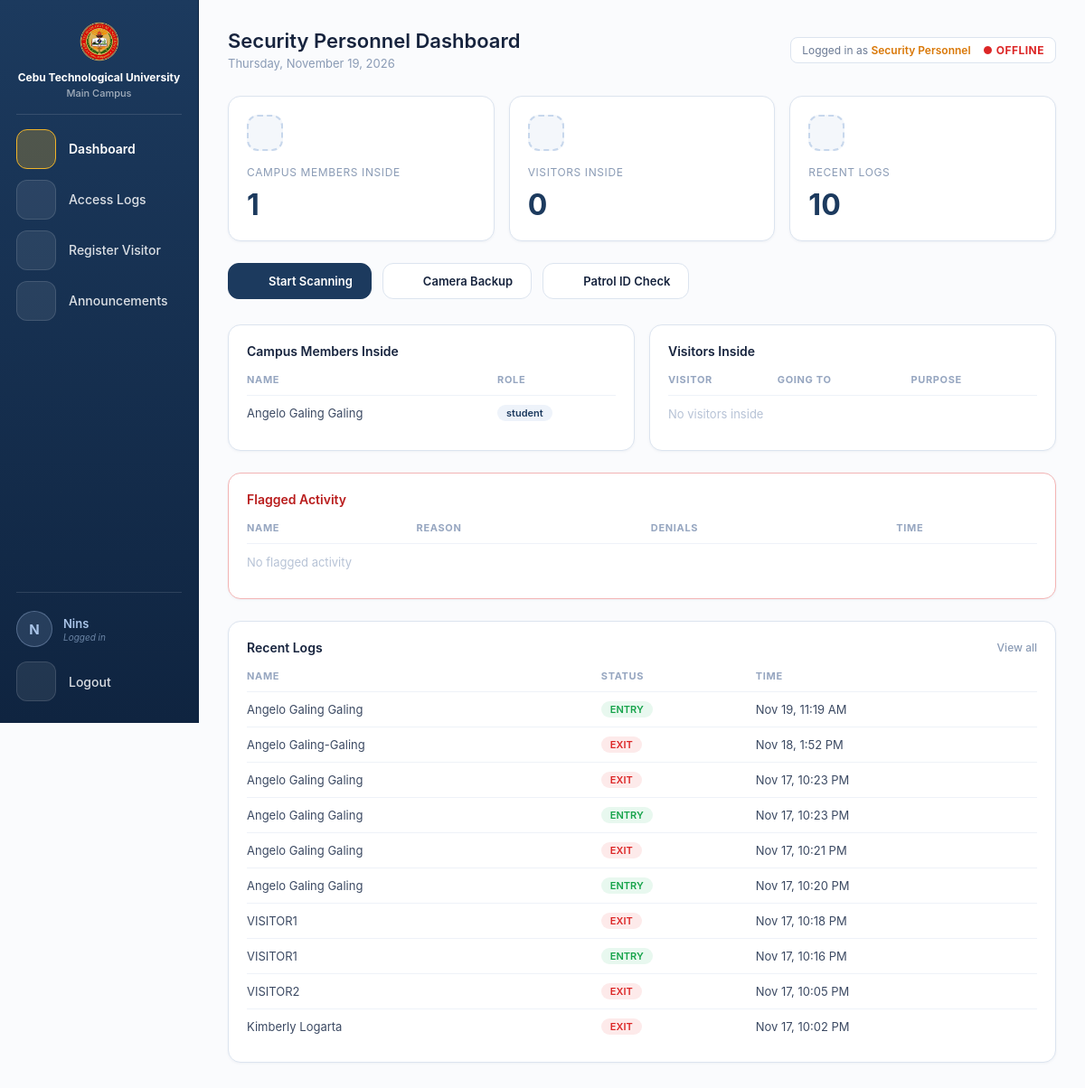
The page /final/dashboard.php (signed in) on the database its author committed.
### tables this page shows
CREATE TABLE `staff` (
  `id` int(10) UNSIGNED NOT NULL,
  `username` varchar(50) NOT NULL,
  `password_hash` varchar(255) NOT NULL,
  `first_name` varchar(50) NOT NULL DEFAULT '',
  `last_name` varchar(50) NOT NULL DEFAULT '',
  `role` enum('admin','officer','personnel') NOT NULL,
  `contact_number` varchar(20) DEFAULT NULL,
  `status` enum('ACTIVE','INACTIVE') NOT NULL DEFAULT 'ACTIVE',
  `must_change_password` tinyint(1) NOT NULL DEFAULT 0,
  `created_at` datetime DEFAULT current_timestamp(),
  `gate` varchar(5) NOT NULL DEFAULT 'NONE'
);

CREATE TABLE `people` (
  `id` int(10) UNSIGNED NOT NULL,
  `id_number` varchar(8) NOT NULL,
  `first_name` varchar(100) NOT NULL DEFAULT '',
  `last_name` varchar(100) NOT NULL DEFAULT '',
  `birthdate` date DEFAULT NULL,
  `role` enum('student','faculty','staff','alumni') NOT NULL,
  `status` enum('IN','OUT') NOT NULL DEFAULT 'OUT',
  `course` varchar(100) DEFAULT NULL,
  `department` varchar(100) DEFAULT NULL,
  `position` varchar(100) DEFAULT NULL,
  `created_at` datetime DEFAULT current_timestamp()
);

CREATE TABLE `access_logs` (
  `id` bigint(20) UNSIGNED NOT NULL,
  `logged_at` datetime NOT NULL DEFAULT current_timestamp(),
  `person_type` varchar(20) DEFAULT NULL,
  `person_id` int(10) UNSIGNED DEFAULT NULL,
  `visitor_id` int(10) UNSIGNED DEFAULT NULL,
  `id_number` varchar(100) DEFAULT NULL,
  `name_snapshot` varchar(200) DEFAULT NULL,
  `role_snapshot` varchar(30) DEFAULT NULL,
  `event` enum('ENTRY','EXIT','DENIED') NOT NULL,
  `reason` enum('UNKNOWN_ID','QR_EXPIRED','FACE_MISMATCH','NOT_REGISTERED','OTHER','QR_USED') DEFAULT NULL,
  `flagged` tinyint(1) NOT NULL DEFAULT 0,
  `staff_id` int(10) UNSIGNED DEFAULT NULL,
  `guard_snapshot` varchar(50) DEFAULT NULL
);

### final/auth.php (called while the page is built, shortened)
<?php
function auth_role_keys(): array {
  return [
    'admin'     => ['admin_logged_in',    'admin_username'],
    'officer'   => ['officer_logged_in',  'officer_username'],
    'personnel' => ['security_logged_in', 'security_username'],
  ];
}
function auth_logged_roles(): array {
  $out = [];
  foreach (auth_role_keys() as $role => $k) {
    if (!empty($_SESSION[$k[0]])) $out[] = $role;
  }
  return $out;
}
function auth_state(mysqli $conn, ?string $role = null): string {
  $role = $role ?? auth_role();
  $id = (int)($_SESSION['staff_ids'][$role] ?? 0);
  $stmt = $conn->prepare("SELECT status, must_change_password FROM staff WHERE id = ? AND role = ?");
  $stmt->bind_param("is", $id, $role);
  $stmt->execute();
  $row = $stmt->get_result()->fetch_assoc();
  return 'ok';
}
function require_auth(mysqli $conn, array $roles, bool $allowMustChange = false): string {
  $logged = auth_logged_roles();
  $role = null;
  foreach ($roles as $r) {
    if (in_array($r, $logged, true)) { $role = $r; break; }
  }
  $state = auth_state($conn, $role);
  return $role;
}

### final/dashboard_flags.php (the view, shortened to what this page needs)
<?php
function dash_h($v) { return htmlspecialchars((string)$v, ENT_QUOTES, 'UTF-8'); }
function dash_logs_rows($conn, $limit = 5) {
  $limit = max(1, min(20, (int)$limit));
  $html = '';
  $r = $conn->query("
    SELECT COALESCE(name_snapshot, id_number) AS name, event, reason, flagged, logged_at
    FROM access_logs
    ORDER BY logged_at DESC, id DESC
    LIMIT $limit
  ");
  while ($r && $row = $r->fetch_assoc()) {
    $ev  = strtoupper((string)$row['event']);
    $cls = $ev === 'ENTRY' ? 'badge-in' : ($ev === 'DENIED' ? 'badge-denied' : 'badge-out');
    $extra = ($ev === 'DENIED' && !empty($row['reason']))
      ? '<span class="log-reason">' . dash_h(dash_reason_label($row['reason'])) . '</span>' : '';
    $flag = !empty($row['flagged']) ? ' <span class="flag-mark">⚑ FLAGGED</span>' : '';
    $html .= '<tr><td>' . dash_h($row['name']) . '</td>'
          .  '<td><span class="badge ' . $cls . '">' . dash_h($ev) . '</span>' . $flag . $extra . '</td>'
          .  '<td>' . dash_h(date('M j, g:i A', strtotime($row['logged_at']))) . '</td></tr>';
  }
  return $html !== '' ? $html : '<tr><td colspan="3" class="empty">No activity yet</td></tr>';
}
function dash_flagged_rows($conn, $limit = 5) {
  $limit = max(1, min(20, (int)$limit));
  $html = '';
  $f = $conn->query("
    SELECT id_number, name_snapshot AS name, reason, denial_count, created_at
    FROM flagged_events
    ORDER BY created_at DESC, id DESC
    LIMIT $limit
  ");
  return $html !== '' ? $html : '<tr><td colspan="4" class="empty">No flagged activity</td></tr>';
}

### final/dashboard.php (shortened to what this page needs)
<?php
include 'db.php';
include_once 'auth.php';
require_once __DIR__ . '/dashboard_flags.php';
require_auth($conn, ['personnel']);
$loggedName = '';
try {
  foreach (['username', 'user_name', 'uname'] as $k) {
    if (!empty($_SESSION[$k])) { $loggedName = trim($_SESSION[$k]); break; }
  }
} catch (Throwable $e) {  }
$logs     = $conn->query("SELECT id FROM access_logs ORDER BY logged_at DESC LIMIT 10");
$users    = $conn->query("SELECT first_name, last_name, role FROM people WHERE status = 'IN'");
$visitors = $conn->query("SELECT name, purpose, destination, visitor_type, group_name, group_size FROM visitors WHERE status = 'IN'");
function icon($name) {
  $paths = [
    'home'    => '<path d="M3 11l9-8 9 8"/><path d="M5 10v10h14V10"/>',
    'user'    => '<circle cx="12" cy="8" r="4"/><path d="M4 21c0-4.4 3.6-7 8-7s8 2.6 8 7"/>',
    'users'   => '<circle cx="9" cy="8" r="3.5"/><path d="M2 20c0-3.6 3-6 7-6s7 2.4 7 6"/><path d="M16 4.5a3.5 3.5 0 010 7M18 14.5c2.4.6 4 2.4 4 5.5"/>',
    'list'    => '<path d="M8 6h12M8 12h12M8 18h12M4 6h.01M4 12h.01M4 18h.01"/>',
    'scan'    => '<path d="M4 8V5a1 1 0 011-1h3M16 4h3a1 1 0 011 1v3M20 16v3a1 1 0 01-1 1h-3M8 20H5a1 1 0 01-1-1v-3"/><path d="M4 12h16"/>',
    'visitor' => '<rect x="3" y="5" width="18" height="14" rx="2"/><circle cx="9" cy="11" r="2"/><path d="M6 16c.5-1.5 1.7-2 3-2s2.5.5 3 2M15 10h3M15 13h3"/>',
    'add'     => '<circle cx="9" cy="8" r="4"/><path d="M2 21c0-4 3-6.5 7-6.5M18 14v6M15 17h6"/>',
    'mega'    => '<path d="M3 11v2a1 1 0 001 1h2l7 4V6L6 10H4a1 1 0 00-1 1z"/><path d="M16 9a4 4 0 010 6M19 7a7 7 0 010 10"/>',
    'camera'  => '<path d="M4 8h3l2-3h6l2 3h3a1 1 0 011 1v10a1 1 0 01-1 1H4a1 1 0 01-1-1V9a1 1 0 011-1z"/><circle cx="12" cy="13" r="3.5"/>',
    'patrol'  => '<path d="M12 3l8 3v6c0 4.5-3.2 8-8 9-4.8-1-8-4.5-8-9V6z"/><path d="M9 12l2 2 4-4"/>',
    'logout'  => '<path d="M9 21H5V3h4"/><path d="M16 17l5-5-5-5M21 12H9"/>',
  ];
  return '<svg viewBox="0 0 24 24" aria-hidden="true">' . $paths[$name] . '</svg>';
}
?>
<!DOCTYPE html>
<html lang="en">
<head>
<link rel="stylesheet" href="mobile.css">
</head>
<body>
<nav class="sidebar" aria-label="Main">
  <div class="logo">
    <img src="lego.png" alt="Lego">
    <div class="logo-text">
      <span class="logo-univ">Cebu Technological University</span>
      <span class="logo-campus">Main Campus</span>
    </div>
  </div>
  <div class="sidebar-divider"></div>
  <a class="nav-item active" href="dashboard.php" data-tip="Dashboard" aria-label="Dashboard" aria-current="page"><span class="nav-icon"><?= icon('home') ?></span><span class="nav-label">Dashboard</span></a>
  <a class="nav-item" href="security_logs.php" data-tip="Logs" aria-label="Logs"><span class="nav-icon"><?= icon('list') ?></span><span class="nav-label">Access Logs</span></a>
  <a class="nav-item" href="visitor_register.php" data-tip="Register Visitor" aria-label="Register Visitor"><span class="nav-icon"><?= icon('visitor') ?></span><span class="nav-label">Register Visitor</span></a>
  <a class="nav-item" href="announcements.php" data-tip="Announcements" aria-label="Announcements"><span class="nav-icon"><?= icon('mega') ?></span><span class="nav-label">Announcements</span></a>
  <div class="sidebar-divider user-divider"></div>
  <div class="sidebar-user" title="<?= htmlspecialchars($loggedName) ?>">
    <span class="su-avatar"><?= htmlspecialchars(strtoupper(substr($loggedName, 0, 1))) ?></span>
    <span class="su-text">
      <span class="su-name"><?= htmlspecialchars($loggedName) ?></span>
      <span class="su-label">Logged in</span>
    </span>
  </div>
  <a class="nav-item logout-item" href="security_logout.php" data-tip="Logout" aria-label="Logout"><span class="nav-icon"><?= icon('logout') ?></span><span class="nav-label">Logout</span></a>
</nav>
<main class="main">
  <div class="header">
    <div class="header-left">
      <h1>Security Personnel Dashboard</h1>
      <p><?= date('l, F j, Y') ?></p>
    </div>
    <div class="header-right">
      <div class="admin-badge">
        Logged in as <span>Security Personnel</span>
        <span id="liveStatus" class="live-status">● LIVE</span>
      </div>
    </div>
  </div>
  <div class="cards">
    <div class="card">
      <div class="icon"><?= icon('user') ?></div>
      <small>Campus Members Inside</small>
      <h2 id="usersInsideCount"><?= $users->num_rows ?></h2>
    </div>
    <div class="card">
      <div class="icon"><?= icon('users') ?></div>
      <small>Visitors Inside</small>
      <h2 id="visitorsInsideCount"><?= $visitors->num_rows ?></h2>
    </div>
    <div class="card">
      <div class="icon"><?= icon('list') ?></div>
      <small>Recent Logs</small>
      <h2 id="recentLogsCount"><?= $logs->num_rows ?></h2>
    </div>
  </div>
  <div class="actions">
    <a class="btn btn-primary" href="scanner_hw.php"><?= icon('scan') ?> Start Scanning</a>
    <a class="btn" href="scanner_hw.php?camera=1"><?= icon('camera') ?> Camera Backup</a>
    <a class="btn" href="mobile_scanning.php"><?= icon('patrol') ?> Patrol ID Check</a>
  </div>
  <div class="sections">
    <div class="section">
      <h3>Campus Members Inside</h3>
      <div class="table-wrap">
        <table>
          <tr><th>Name</th><th>Role</th></tr>
          <tbody id="usersInsideBody">
            <?php if ($users && $users->num_rows > 0): while ($row = $users->fetch_assoc()): ?>
              <tr>
                <td><?= htmlspecialchars($row['first_name'] . " " . $row['last_name']) ?></td>
                <td><span class="badge badge-security"><?= htmlspecialchars($row['role']) ?></span></td>
              </tr>
            <?php endwhile; else: ?>
              <tr><td colspan="2" class="empty">No users inside</td></tr>
            <?php endif; ?>
          </tbody>
        </table>
      </div>
    </div>
    <div class="section">
      <h3>Visitors Inside</h3>
      <div class="table-wrap">
        <table>
          <tr><th>Visitor</th><th>Going to</th><th>Purpose</th></tr>
          <tbody id="visitorsInsideBody">
            <?php
              $visitorRows = [];
              if (count($visitorRows) > 0):
                foreach ($visitorRows as $item): ?>
              <tr>
                <td>
                  <?= htmlspecialchars($item['name']) ?>
                  <?php if ($item['group'] > 0): ?>
                    <span class="badge badge-security">Group · <?= $item['group'] ?></span>
                  <?php endif; ?>
                </td>
                <td><?= htmlspecialchars($item['destination'] !== '' ? $item['destination'] : '—') ?></td>
                <td><?= htmlspecialchars($item['purpose']) ?></td>
              </tr>
            <?php endforeach; else: ?>
              <tr><td colspan="3" class="empty">No visitors inside</td></tr>
            <?php endif; ?>
          </tbody>
        </table>
      </div>
    </div>
  </div>
  <div class="section-full flagged-section">
    <h3>Flagged Activity</h3>
    <div class="table-wrap">
      <table>
        <thead><tr><th>Name</th><th>Reason</th><th>Denials</th><th>Time</th></tr></thead>
        <tbody id="flaggedBody"><?= dash_flagged_rows($conn, 5) ?></tbody>
      </table>
    </div>
  </div>
  <div class="section-full">
    <h3>Recent Logs <a href="security_logs.php">View all</a></h3>
    <div class="table-wrap">
      <table>
        <tr><th>Name</th><th>Status</th><th>Time</th></tr>
        <tbody id="recentLogsBody"><?= dash_logs_rows($conn, 10) ?></tbody>
      </table>
    </div>
  </div>
</main>
</body>
</html>

### rows shown on the page
staff: must_change_password "0"
people: first_name+last_name "Angelo Galing Galing", role "student"
access_logs: name "Angelo Galing Galing", event "ENTRY", logged_at "Nov 19, 11:19 AM"
access_logs: name "Angelo Galing-Galing", event "EXIT", logged_at "Nov 18, 1:52 PM"
access_logs: name "Angelo Galing Galing", event "EXIT", logged_at "Nov 17, 10:23 PM"
access_logs: name "Angelo Galing Galing", event "ENTRY", logged_at "Nov 17, 10:23 PM"
access_logs: name "Angelo Galing Galing", event "EXIT", logged_at "Nov 17, 10:21 PM"
access_logs: name "Angelo Galing Galing", event "ENTRY", logged_at "Nov 17, 10:20 PM"
access_logs: name "VISITOR1", event "EXIT", logged_at "Nov 17, 10:18 PM"
access_logs: name "VISITOR1", event "ENTRY", logged_at "Nov 17, 10:16 PM"
access_logs: name "VISITOR2", event "EXIT", logged_at "Nov 17, 10:05 PM"
access_logs: name "Kimberly Logarta", event "EXIT", logged_at "Nov 17, 10:02 PM"

### other values the page prints
substr($loggedName, 0, 1) "N"
$loggedName "Nins"
$users->num_rows "1"
$logs->num_rows "10"
